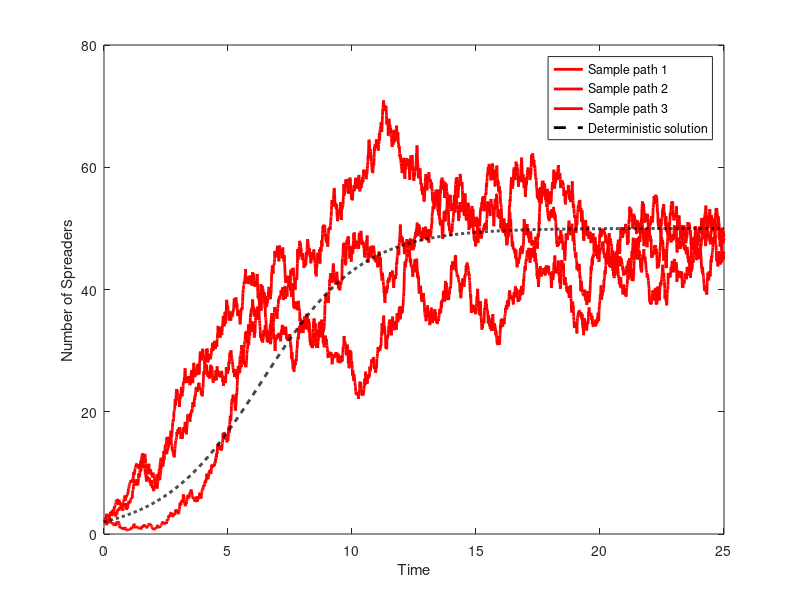

MATLAB code to generate this figure:
%Stochastic Differential Equation
%ISI Epidemic Model
%Three Sample Paths and the Deterministic Solution
clear
beta=1; % spreading rate
b=0.25;
gam=0.25; % forgetting rate
N=100; % population size
init=2;
dt=0.01; % time step
time=25;
sim=3;
for k=1:sim
    clear i %, t
    j=1;
    i(j)=init;
    t(j)=dt;
    while i(j)>0 & t(j)<25
        mu=beta*i(j)*(N-i(j))/N-(b+gam)*i(j);
        sigma=sqrt(beta*i(j)*(N-i(j))/N+(b+gam)*i(j));
        rn=randn; % standard normal random number
        i(j+1)=i(j)+mu*dt+sigma*sqrt(dt)*rn;
        t(j+1)=t(j)+dt;
        j=j+1;
    end
    plot(t,i,'r-','Linewidth',2);
    hold on
end
%Euler's method applied to the deterministic ISI model.
y(1)=init;
for k=1:time/dt
    y(k+1)=y(k)+dt*(beta*(N-y(k))*y(k)/N-(b+gam)*y(k));
end

%Plotting the results
plot([0:dt:time],y,'k--','Linewidth',2);
axis([0,time,0,80]);
xlabel('Time');
ylabel('Number of Spreaders');
legend('Sample path 1','Sample path 2','Sample path 3','Deterministic solution');
hold off
